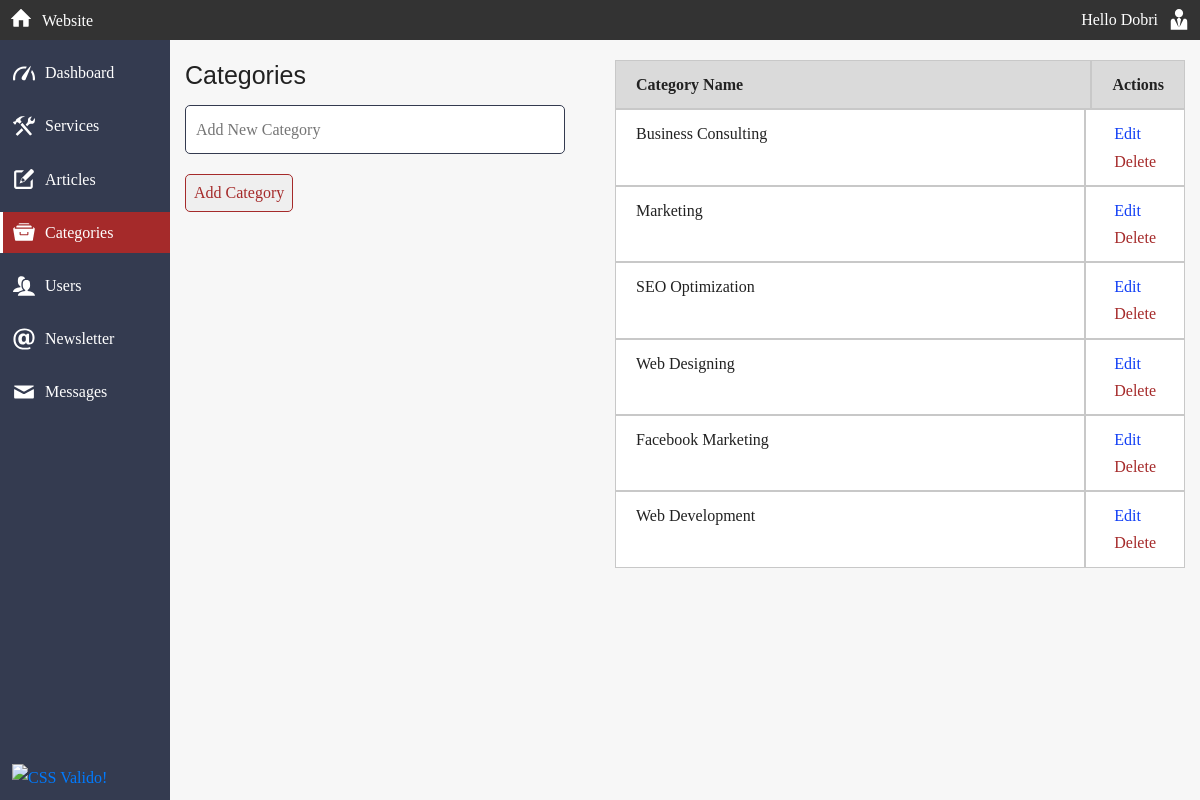
Screenshot of /cms_admin/categories.php (signed in) with the database file from the repository.
### tables this page shows
CREATE TABLE `categories` (
  `cat_id` int(3) NOT NULL,
  `cat_title` varchar(64) NOT NULL
);

### cms_admin/includes/functions.php (called while the page is built, shortened)
<?php
function all_categories()
{
    global $con_db;
    $catSql = "SELECT * FROM categories";
    $catQuery = mysqli_query($con_db, $catSql);
    if (!$catQuery) {
        die("Query failed: " . mysqli_error($con_db));
    } else {
        $categories = mysqli_fetch_all($catQuery, MYSQLI_ASSOC);
    }
}

### cms_admin/categories.php (the view, shortened to what this page needs)
<?php
require "./includes/admin_header.php";
all_categories();
?>
<div class="container">
    <div class="category">
        <div class="category__left-side">
            <h1 class="admin-page__title">Categories</h1>
            <form id="categoryForm" action="categories.php" method="post">
                <input class="category-input" type="text" name="cat_title" id="cat_title" placeholder="Add New Category">
                <button type="submit" class="admin-page__crud-link" name="submit">Add Category</button>
            </form>
        </div>
        <div class="category__right-side">
            <table class="category__table">
                <thead>
                    <tr>
                        <th>Category Name</th>
                        <th>Actions</th>
                    </tr>
                </thead>
                <tbody>
                    <?php foreach ($categories as $category) : ?>
                        <tr>
                            <td><?= $category["cat_title"] ?></td>
                            <td>
                                <a href="categories.php?edit=<?= $category['cat_id'] ?>" class="default">Edit</a>
                                <a href="javascript:void(0);" onclick="showDeleteModal(<?= $category['cat_id'] ?>, 'categories.php')" class="delete">Delete</a>
                            </td>
                        </tr>
                    <?php endforeach; ?>
                </tbody>
            </table>
        </div>
    </div>
</div>
<?php
require "./includes/admin_footer.php";
?>

### rows the page displays
categories: cat_title "Business Consulting"
categories: cat_title "Marketing"
categories: cat_title "SEO Optimization"
categories: cat_title "Web Designing"
categories: cat_title "Facebook Marketing"
categories: cat_title "Web Development"

### other values shown
$_SESSION["username"] "Dobri"
